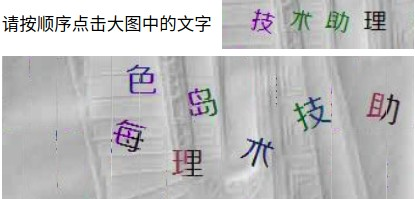
#> input picture Python-projects/verifycode/img/origin/003.jpg, 415 x 199 px
$ python ege_detection.py   (older library calls are emulated)
#> lines starting #> are read from the running program, lines starting #| are printed output that depends on the picture; after the words box and inside, x2 and y2 are one past the last pixel; in counts of white or black regions, pixels touching at a corner belong together
#> in do_ege_detect, img is the input picture: shape (199, 415, 3); mean B, G, R 190.3, 189.1, 189.7
### Python-projects/verifycode/image_dbscan.py
import time

import cv2
import matplotlib.pyplot as plt
import numpy as np
import verifycode.ege_detection
from sklearn.cluster import DBSCAN
from sklearn.preprocessing import StandardScaler

__commands__ = {1: 'template match', 2: 'feature match', 3: 'maching learning'}

# %matplotlib inline

# [16 lines left out: functions random_color, make_points, not called in this run]


def image_is_51_verifycode(image):
    shape = image.shape
    return False if (shape[0] != 236 or shape[1] != 350) else True


# [60 lines left out: functions image51_split, image51_pre_solve, filter_image, filter_cluster, not called in this run]


# [34 lines of commented-out code are left out]

def do_feather_match(imgs, tmplates):
    return


def get_gray(image):
    if len(image.shape) != 2:
        return cv2.cvtColor(image, code=cv2.COLOR_BGR2GRAY)
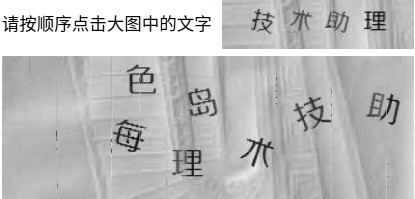
#> returned value: shape (199, 415); min 0, max 255, mean 189.4
    else:
        return image.copy()


# [16 lines left out: function get_sift, not called in this run]


def opencv_sift_match(img1, img2):
    kp1, des1 = get_sift(img1)
    kp2, des2 = get_sift(img2)


# [252 lines left out: functions do_templagte_match, filter_matches, explore_match, get_most_match_image, get_shape_match_rate, get_most_matched_shape and 2 more, not called in this run]


# [5 lines that do not run on import are left out]

### Python-projects/verifycode/ege_detection.py
import numpy as np
import cv2 as cv
import matplotlib.pyplot as plt
from PIL import Image
import verifycode.image_dbscan

res_path = 'img/origin/'


# [69 lines left out: functions show_canny, mser_text_detect, canny__, laplace__, do_ege_detect, not called in this run]
#> in canny__, `detected_edges = cv.GaussianBlur(gray, (3, 3), 0)`:
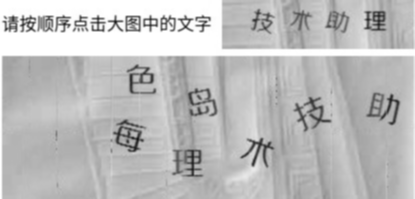
#> detected_edges: shape (199, 415); min 23, max 255, mean 189.4
#> in canny__, `detected_edges = cv.Canny(detected_edges, 120, 120 * 3, apertureSize=3)`:
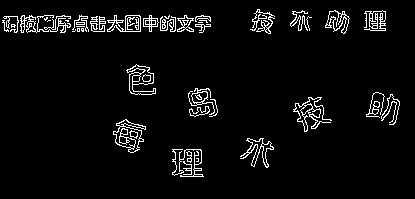
#> detected_edges: shape (199, 415); 4.8% white in thin lines or dots, all inside (x1, y1, x2, y2) = (2, 9, 400, 177)
#> (the run stopped early here; a loop or call above may not have finished)

$ run again, with Python-projects/verifycode/img/origin2/001.jpg copied over Python-projects/verifycode/img/origin/003.jpg
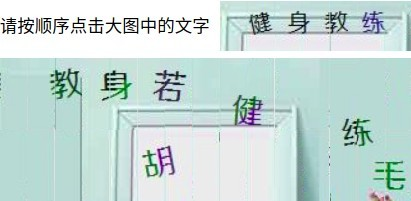
#> input picture Python-projects/verifycode/img/origin2/001.jpg, 411 x 201 px
#> in do_ege_detect, img is the input picture: shape (201, 411, 3); mean B, G, R 215, 218.3, 197.4
#> in get_gray, `return cv2.cvtColor(image, code=cv2.COLOR_BGR2GRAY)`:
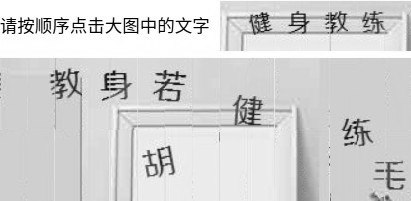
#> returned value: shape (201, 411); min 0, max 255, mean 211.6
#> in canny__, `detected_edges = cv.Canny(detected_edges, 120, 120 * 3, apertureSize=3)`:
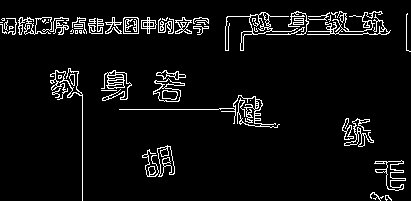
#> detected_edges: shape (201, 411); 5.9% white in thin lines or dots
